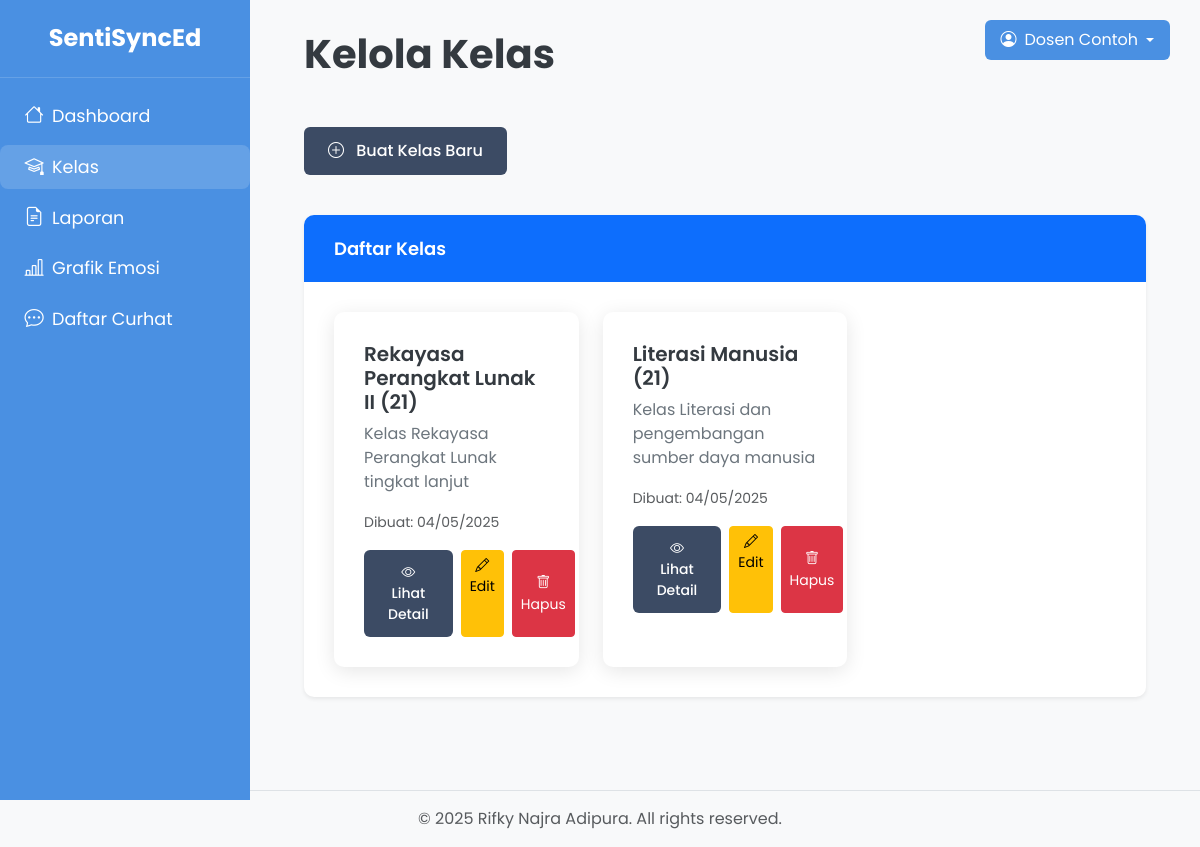
The page /dosen/kelas.php (signed in) on the database its author committed.
### tables this page shows
CREATE TABLE IF NOT EXISTS classes (
    id INT AUTO_INCREMENT PRIMARY KEY,
    class_name VARCHAR(100) NOT NULL,
    description TEXT,
    dosen_id INT NOT NULL,
    created_at TIMESTAMP DEFAULT CURRENT_TIMESTAMP,
    FOREIGN KEY (dosen_id) REFERENCES users(id) ON DELETE CASCADE
);

### dosen/kelas.php (the view, shortened to what this page needs)
<?php
require_once '../fungsi_helper.php';
$stmt = $conn->prepare("SELECT * FROM classes WHERE dosen_id = ? ORDER BY created_at DESC");
$stmt->execute([$_SESSION['user_id']]);
$classes = $stmt->fetchAll(PDO::FETCH_ASSOC);
?>
<!DOCTYPE html>
<html lang="en">
<head>
    <?php include 'includes/head.php'; ?>
</head>
<body>
    <aside class="sidebar" id="sidebar">
        <?php include 'sidebar.php'; ?>
    </aside>
    <div class="user-dropdown dropdown d-none d-lg-block">
        <button class="btn dropdown-toggle d-flex align-items-center" type="button" id="userDropdown" data-bs-toggle="dropdown" aria-expanded="false">
            <i class="bi bi-person-circle me-2"></i>
            <?php echo htmlspecialchars($_SESSION['name'] ?? 'Dosen'); ?>
        </button>
    </div>
    <div class="content-wrapper">
        <div class="container-fluid px-4">
            <div class="d-flex justify-content-between align-items-center mb-4">
                <h1 class="page-title">Kelola Kelas</h1>
            </div>
            <div class="row mb-4">
                <div class="col-12">
                    <a href="create_class.php" class="btn btn-primary mb-3"><i class="bi bi-plus-circle me-2"></i> Buat Kelas Baru</a>
                </div>
            </div>
            <div class="row">
                <div class="col-12">
                    <div class="card shadow-sm">
                        <div class="card-header bg-primary text-white d-flex justify-content-between align-items-center">
                            <span>Daftar Kelas</span>
                        </div>
                        <div class="card-body">
                        <?php if (empty($classes)): ?>
                            <p class="text-center">Anda belum memiliki kelas. Klik tombol "Buat Kelas Baru" untuk membuat kelas pertama Anda.</p>
                        <?php else: ?>
                            <div class="row row-cols-1 row-cols-md-2 row-cols-lg-3 g-4">
                                <?php foreach ($classes as $class): ?>
                                    <div class="col">
                                        <div class="card class-card h-100">
                                            <div class="card-body">
                                                <h5 class="card-title"><?php echo htmlspecialchars($class['class_name']); ?></h5>
                                                <p class="card-text"><?php echo htmlspecialchars($class['description']); ?></p>
                                                <p class="card-text"><small class="text-muted">Dibuat: <?php echo date('d/m/Y', strtotime($class['created_at'])); ?></small></p>
                                                <div class="d-flex gap-2 mt-3">
                                                    <a href="view_class.php?id=<?php echo $class['id']; ?>" class="btn btn-primary btn-sm"><i class="bi bi-eye"></i> Lihat Detail</a>
                                                    <a href="edit_class.php?id=<?php echo $class['id']; ?>" class="btn btn-warning btn-sm"><i class="bi bi-pencil"></i> Edit</a>
                                                    <button type="button" class="btn btn-danger btn-sm" data-bs-toggle="modal" data-bs-target="#deleteModal<?php echo $class['id']; ?>"><i class="bi bi-trash"></i> Hapus</button>
                                                </div>
                                            </div>
                                        </div>
                                    </div>
                                <?php endforeach; ?>
                            </div>
                        <?php endif; ?>
                        </div>
                    </div>
                </div>
            </div>
        </div>
    </div>
    <footer class="py-3 text-center text-muted border-top" style="position: fixed; bottom: 0; width: 100%; background-color: #f8f9fa; z-index: 1000;">
        <div class="container">
            <p class="mb-0">&copy; <?php echo date('Y'); ?> Rifky Najra Adipura. All rights reserved.</p>
        </div>
    </footer>
    <div style="height: 60px;"></div>
    <link href="https://cdn.jsdelivr.net/npm/bootstrap-icons@1.8.1/font/bootstrap-icons.css" rel="stylesheet">
</body>
</html>

### css/styles_mahasiswa.css (style rules this page uses)
body { font-family: 'Poppins', sans-serif; background-color: #f8f9fa; overflow-x: hidden; }
.sidebar { background-color: #4A90E2; color: #fff; height: 100vh; position: fixed; width: 250px; z-index: 1030; transition: all 0.3s ease; }
.content-wrapper { transition: margin-left 0.3s ease; padding: 30px; }
@media (min-width: 992px) { .content-wrapper { margin-left: 250px; } }
@media (min-width: 992px) { .sidebar { transform: translateX(0); } }
.card { border: none; border-radius: 10px; box-shadow: 0 4px 20px rgba(0, 0, 0, 0.1); overflow: hidden; }
.card-header { background-color: #ffffff; border-bottom: none; padding: 20px 30px; font-weight: 600; font-size: 18px; }
.card-body { padding: 30px; }
.btn-primary { background-color: #3c4b64; border: none; padding: 12px 24px; font-weight: 500; transition: all 0.3s ease; border-radius: 6px; }
.page-title { font-weight: 700; margin-bottom: 25px; color: #343a40; }
.class-card { transition: transform 0.3s ease, box-shadow 0.3s ease; }
.class-card .card-title { font-weight: 600; color: #343a40; }
.class-card .card-text { color: #6c757d; }
.dropdown-toggle::after { margin-left: 8px; }
.user-dropdown { position: absolute; top: 20px; right: 30px; z-index: 1020; }
.user-dropdown .btn { background-color: #4A90E2; color: white; border: none; border-radius: 6px; padding: 8px 16px; display: flex; align-items: center; transition: all 0.2s ease; }

### dosen/includes/head.php (style rules this page uses)
body { min-height: 100vh; position: relative; padding-bottom: 60px; }

### rows shown on the page
classes: class_name "Rekayasa Perangkat Lunak II (21)", description "Kelas Rekayasa Perangkat Lunak tingkat lanjut", created_at "04/05/2025"
classes: class_name "Literasi Manusia (21)", description "Kelas Literasi dan pengembangan sumber daya manusia", created_at "04/05/2025"

### other values the page prints
$_SESSION['name'] "Dosen Contoh"
